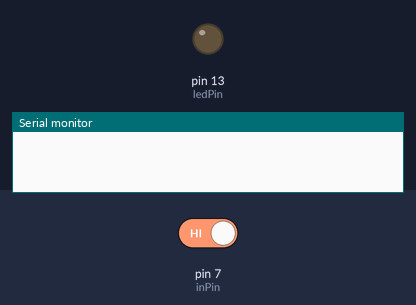
The sketch below on a simulated Arduino Uno, built with avr-gcc and run on an emulated ATmega328P. Parts: output pins drawn as LEDs (lit = HIGH), the last lines printed to the serial monitor. The inputs (shaded band) are chosen by the test bench; at power-on: pin 7 (inPin) HIGH. WiFi joins after 1.5 s; servers stay silent unless stated.

Above: at 1.2 s.
1.3 s: pin 7 (inPin) driven LOW
At 4.9 s:
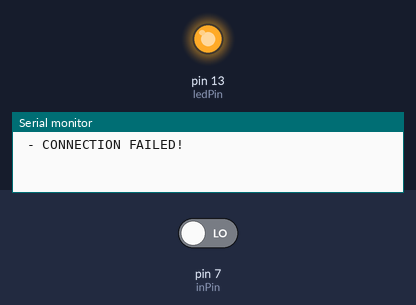
7.7 s: pin 7 (inPin) driven HIGH
At 12.1 s:
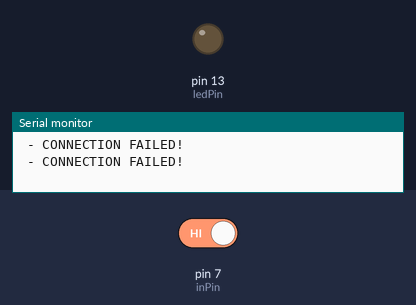
Timing chart, 0 to 13.6 s (numbered marks = the images above; inputs shaded):
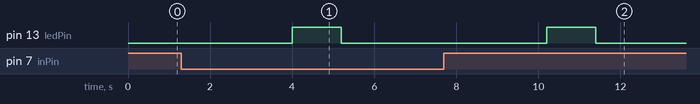

Measured:
- after the input at 1.3 s, pin 13 (ledPin): LOW → HIGH after 2.7 s, → LOW 1.2 s later
- after the input at 7.7 s, pin 13 (ledPin): LOW → HIGH after 2.5 s, → LOW 1.2 s later

The sketch:

boglog_button.pde
```cpp
#include <SPI.h>
#include <Ethernet.h>

byte mac[] = {
  0xDE, 0xAD, 0xBE, 0xEF, 0xFE, 0xED };
byte ip[] = {
  192,168,168,11 };
byte gateway[] = {
  192,168,168,254 };
// the subnet:
byte subnet[] = {
  255, 255, 255, 0 };
byte server[] = {
  192,168,168,173 };//97,74,181,128 }; //
Client client(server, 80);


int inPin = 7;   // choose the input pin (for a pushbutton)


int ledPin = 13;
int sensorValue = 0;
int threshold = 150;
int secondsInNewState = 0;
String cState, nState, STATE_ENGAGED, STATE_DISENGAGED;

void setup() {
  Ethernet.begin(mac, ip);

  STATE_ENGAGED = String("engage");
  STATE_DISENGAGED = String("disengage");
  cState = STATE_DISENGAGED;
  nState = "";
  // declare the ledPin as an OUTPUT:
  pinMode(ledPin, OUTPUT);
  pinMode(inPin, INPUT);    // declare pushbutton as input

  Ethernet.begin(mac, ip, gateway, subnet);
  Serial.begin(9600);
 // establishContact();


  delay(000);
}

void loop() {
  digitalWrite(ledPin, LOW);

  sensorValue = digitalRead(inPin);

  if ( sensorValue == LOW ) {
    if(cState == STATE_ENGAGED)
      resetTransition();
    else
      nState = STATE_ENGAGED; //start transition
  }
  else if( sensorValue == HIGH )
  {
    if(cState == STATE_DISENGAGED)
      resetTransition();
    else
      nState = STATE_DISENGAGED; //start transition
  }

  if( nState != "")
  {
    secondsInNewState++;
    if(secondsInNewState == 3) //complete transition
    {
      cState = nState;
      digitalWrite(ledPin, HIGH);
      resetTransition();
      // call service
      if (Serial.available() > 0) {
        Serial.println("CALL SERVICE "+ cState);
      }

      if (client.connect()) {
        Serial.print(" - Connected");

        // Send the HTTP GET to the server
        client.println("GET /bogredirect/"+cState+"/ HTTP/1.0");
        client.println();

        // Read the response
        Serial.print(" - ");
        Serial.print(ReadResponse(), DEC);
        Serial.println(" bytes received");

        // Disconnect from the server
        client.flush();
        client.stop();

      }
      else {
        // Connection failed
        Serial.println(" - CONNECTION FAILED!");
      }

    }
  }

  //debug
  if (Serial.available() > 0) {
    Serial.println("CURRENT:  "+cState+"     NEW:  "+nState);
    Serial.println(sensorValue, DEC);
  }

  delay(1000);
}

void resetTransition() {
  nState = "";
  secondsInNewState = 0;
}

void establishContact() {
  while (Serial.available() <= 0) {
    Serial.println("waiting for any message");   // send an initial string
    delay(300);
  }
}

int ReadResponse(){
  int totalBytes=0;
  unsigned long startTime = millis();

// First wait up to 5 seconds for the server to return some data.
// If we don't have this initial timeout period we might try to
// read the data "too quickly" before the server can generate the
// response to the request

  while ((!client.available()) && ((millis() - startTime ) < 5000));

  while (client.available()) {
    char c = client.read();
    totalBytes+=1;
  }
  return totalBytes;
}
```
